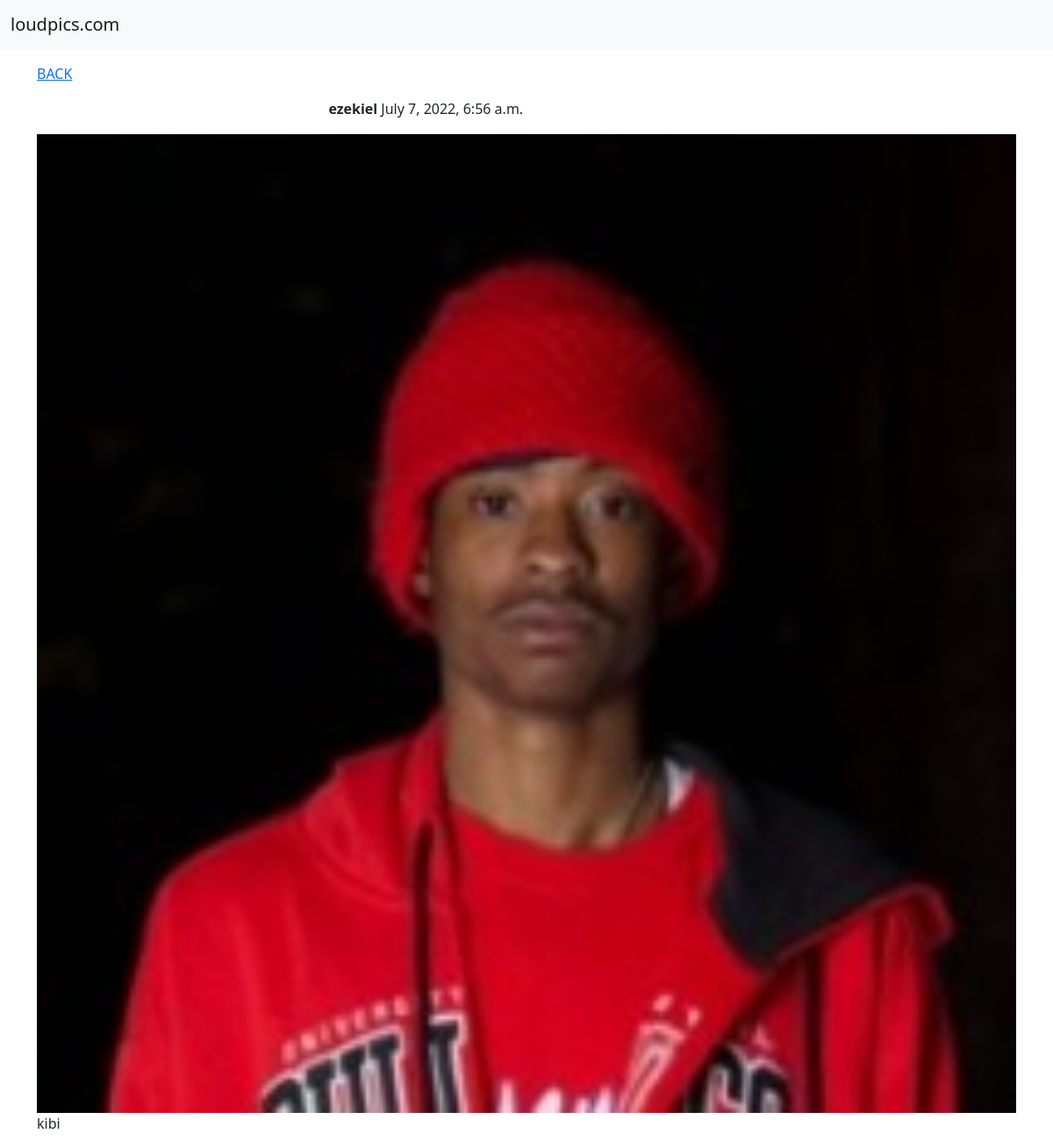
The page /social/post/145 on the database its author committed.
### social/models.py (models this page shows)
class Post(models.Model) :
    headers = {
	"X-RapidAPI-Key": "7d6f0e6ddcmsh07cf4610b0f633ap1657a2jsn77b8367a1023",
	"X-RapidAPI-Host": "spotify-scraper.p.rapidapi.com"
}
    body = models.CharField(max_length= 6)
    image = models.ImageField(upload_to='uploads/post_photos', blank=True, null=True)
    created_on = models.DateTimeField(default=timezone.now)
    rand = random.randrange(1, 112024, 1)
    querystring = {"name": "fuck"}
    author = models.ForeignKey(User, on_delete=models.CASCADE)
    r = requests.get("https://spotify-scraper.p.rapidapi.com/v1/track/search", headers=headers, params=querystring)
    song = r.json()

### social/views.py (the view)
# urls.py: path('post/<int:pk>', PostDetailView.as_view(), name='post-detail'),
class PostDetailView(View):
    def get(self, request, pk, *args, **kwargs):
        post = Post.objects.get(pk=pk)
        context = {
            'post': post
        }
        return render(request, 'social/post_detail.html', context)

### social/templates/social/post_detail.html (shortened to what this page needs)
{% extends 'landing/base.html' %} {% load crispy_forms_tags %} {% block content %}
<div class="container">
  <div class="row justify-content-center mt-3" class="btn btn-dark">
    <a href ="{% url 'post-list' %}"> BACK</a>
  </div>
  <div class="row justify-content-center mt-3">
    <div class="col-md-5 col-sm-12 border-bottom">
      <p><strong>{{ post.author }} </strong> {{ post.created_on }}</p></div>
      {% if post.image %}
      <img src="{{ post.image.url }}" class="post-image" />
      {% endif %}
      <p>{{ post.body }}</p>
    </div>
  </div>
  {% endblock content %}

### rows shown on the page
Post: author "ezekiel", created_on "July 7, 2022, 6:56 a.m.", image (picture), body "kibi"
